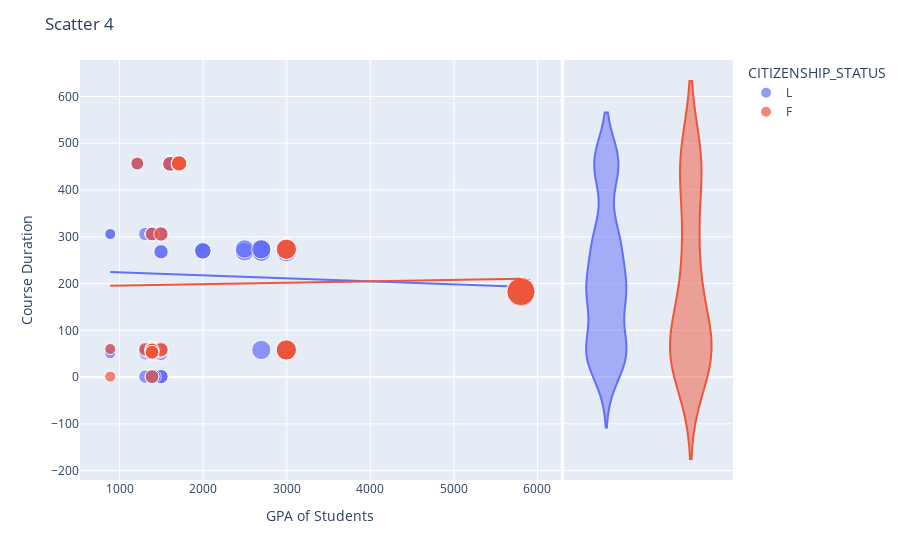

The notebook cell this image was saved under:
### Code cell
fig2 = px.scatter(df, x="COURSE FEE", y="Course Duration", color="CITIZENSHIP_STATUS",size='COURSE FEE',marginal_y="violin", trendline="ols")
fig2.update_layout(title="Scatter 4",xaxis_title="GPA of Students",yaxis_title="Course Duration")
fig2.show()

### Figure 1 — Plotly figure (JSON) as saved in the notebook; plotly's stock layout.template omitted (floating-point values rounded to 4 significant figures; data arrays with more than 128 entries replaced by an {"elided": "..."} marker saying what was removed)
{"data": [{"hovertemplate": "CITIZENSHIP_STATUS=L<br>COURSE FEE=%{marker.size}<br>Course Duration=%{y}<extra></extra>", "legendgroup": "L", "marker": {"color": "#636efa", "size": {"elided": "205 int values"}, "sizemode": "area", "sizeref": 14.51, "symbol": "circle"}, "mode": "markers", "name": "L", "orientation": "v", "showlegend": true, "type": "scatter", "x": {"elided": "205 int values"}, "xaxis": "x", "y": {"elided": "205 int values"}, "yaxis": "y"}, {"alignmentgroup": "True", "hovertemplate": "CITIZENSHIP_STATUS=L<br>Course Duration=%{y}<extra></extra>", "legendgroup": "L", "marker": {"color": "#636efa", "symbol": "circle"}, "name": "L", "offsetgroup": "L", "scalegroup": "y", "showlegend": false, "type": "violin", "xaxis": "x2", "y": {"elided": "205 int values"}, "yaxis": "y2"}, {"hovertemplate": "<b>OLS trendline</b><br>Course Duration = -0.00640474 * COURSE FEE + 230.438<br>R<sup>2</sup>=0.006519<br><br>CITIZENSHIP_STATUS=L<br>COURSE FEE=%{x}<br>Course Duration=%{y} <b>(trend)</b><extra></extra>", "legendgroup": "L", "marker": {"color": "#636efa", "symbol": "circle"}, "mode": "lines", "name": "L", "showlegend": false, "type": "scatter", "x": {"elided": "205 int values"}, "xaxis": "x", "y": {"elided": "205 float values"}, "yaxis": "y"}, {"hovertemplate": "CITIZENSHIP_STATUS=F<br>COURSE FEE=%{marker.size}<br>Course Duration=%{y}<extra></extra>", "legendgroup": "F", "marker": {"color": "#EF553B", "size": [1604, 1712, 1712, 1712, 1712, 1212, 1712, 1712, 1712, 1712, 2996, 2996, 2996, 2996, 2996, 2996, 1388, 1495, 888, 1388, 888, 1388, 1388, 1308, 1388, 1388, 1388, 1495, 1495, 1388, 1388, 1388, 1388, 1388, 1388, 5803, 5803, 5803, 5803], "sizemode": "area", "sizeref": 14.51, "symbol": "circle"}, "mode": "markers", "name": "F", "orientation": "v", "showlegend": true, "type": "scatter", "x": [1604, 1712, 1712, 1712, 1712, 1212, 1712, 1712, 1712, 1712, 2996, 2996, 2996, 2996, 2996, 2996, 1388, 1495, 888, 1388, 888, 1388, 1388, 1308, 1388, 1388, 1388, 1495, 1495, 1388, 1388, 1388, 1388, 1388, 1388, 5803, 5803, 5803, 5803], "xaxis": "x", "y": [456, 456, 455, 455, 455, 457, 457, 457, 457, 457, 274, 274, 273, 58, 58, 58, 306, 306, 1, 1, 60, 60, 60, 60, 60, 60, 60, 60, 58, 58, 58, 58, 53, 53, 53, 183, 183, 181, 183], "yaxis": "y"}, {"alignmentgroup": "True", "hovertemplate": "CITIZENSHIP_STATUS=F<br>Course Duration=%{y}<extra></extra>", "legendgroup": "F", "marker": {"color": "#EF553B", "symbol": "circle"}, "name": "F", "offsetgroup": "F", "scalegroup": "y", "showlegend": false, "type": "violin", "xaxis": "x2", "y": [456, 456, 455, 455, 455, 457, 457, 457, 457, 457, 274, 274, 273, 58, 58, 58, 306, 306, 1, 1, 60, 60, 60, 60, 60, 60, 60, 60, 58, 58, 58, 58, 53, 53, 53, 183, 183, 181, 183], "yaxis": "y2"}, {"hovertemplate": "<b>OLS trendline</b><br>Course Duration = 0.00298287 * COURSE FEE + 192.91<br>R<sup>2</sup>=0.000571<br><br>CITIZENSHIP_STATUS=F<br>COURSE FEE=%{x}<br>Course Duration=%{y} <b>(trend)</b><extra></extra>", "legendgroup": "F", "marker": {"color": "#EF553B", "symbol": "circle"}, "mode": "lines", "name": "F", "showlegend": false, "type": "scatter", "x": [888, 888, 1212, 1308, 1388, 1388, 1388, 1388, 1388, 1388, 1388, 1388, 1388, 1388, 1388, 1388, 1388, 1495, 1495, 1495, 1604, 1712, 1712, 1712, 1712, 1712, 1712, 1712, 1712, 2996, 2996, 2996, 2996, 2996, 2996, 5803, 5803, 5803, 5803], "xaxis": "x", "y": [195.6, 195.6, 196.5, 196.8, 197.1, 197.1, 197.1, 197.1, 197.1, 197.1, 197.1, 197.1, 197.1, 197.1, 197.1, 197.1, 197.1, 197.4, 197.4, 197.4, 197.7, 198.0, 198.0, 198.0, 198.0, 198.0, 198.0, 198.0, 198.0, 201.8, 201.8, 201.8, 201.8, 201.8, 201.8, 210.2, 210.2, 210.2, 210.2], "yaxis": "y"}], "layout": {"legend": {"itemsizing": "constant", "title": {"text": "CITIZENSHIP_STATUS"}, "tracegroupgap": 0}, "margin": {"t": 60}, "title": {"text": "Scatter 4"}, "xaxis": {"anchor": "y", "domain": [0, 0.7363], "title": {"text": "GPA of Students"}}, "xaxis2": {"anchor": "y2", "domain": [0.7413, 1], "matches": "x2", "showgrid": false, "showline": false, "showticklabels": false, "ticks": ""}, "yaxis": {"anchor": "x", "domain": [0, 1], "title": {"text": "Course Duration"}}, "yaxis2": {"anchor": "x2", "domain": [0, 1], "matches": "y", "showgrid": true, "showticklabels": false}}}
